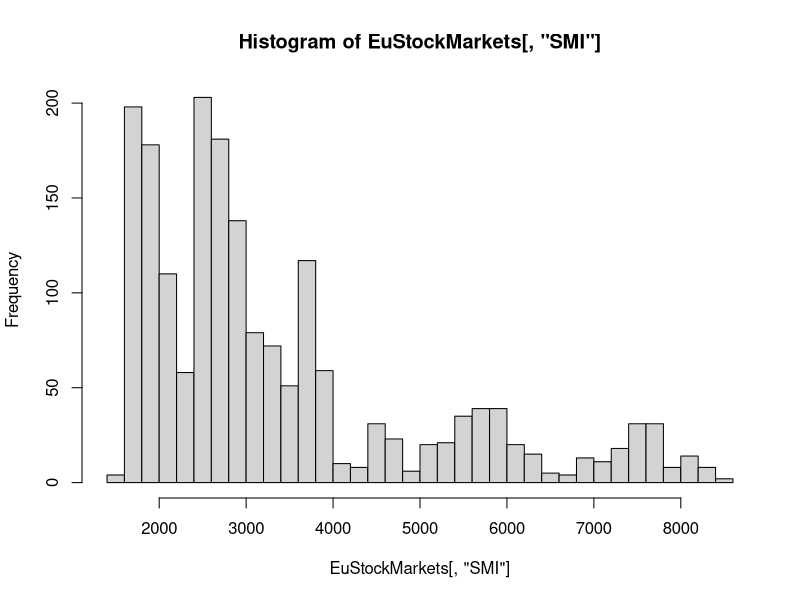
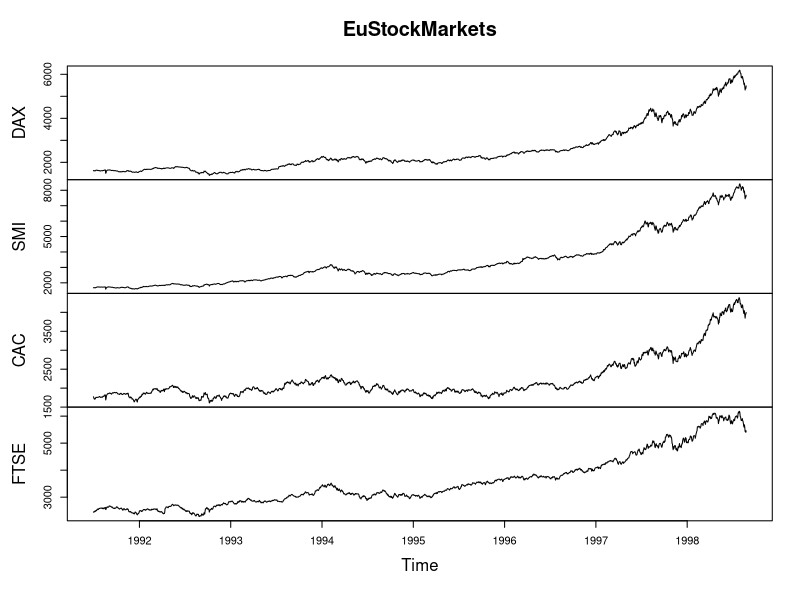
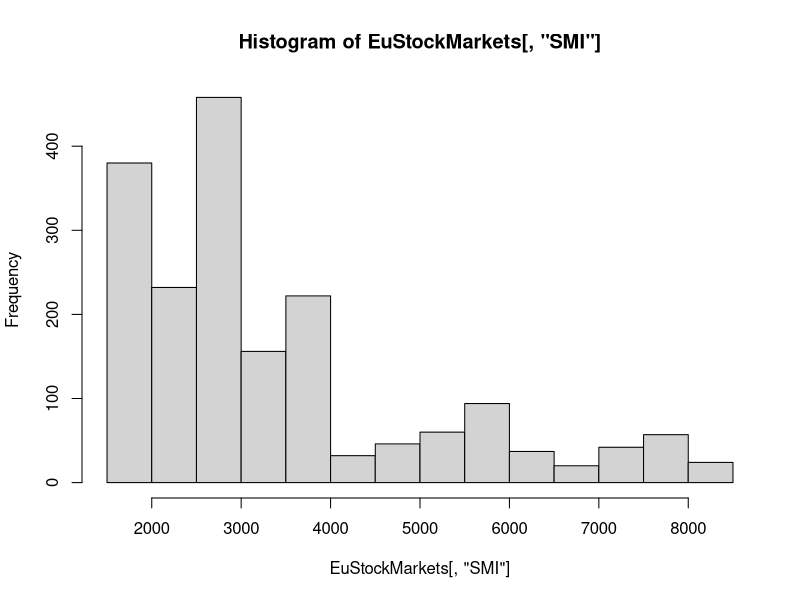
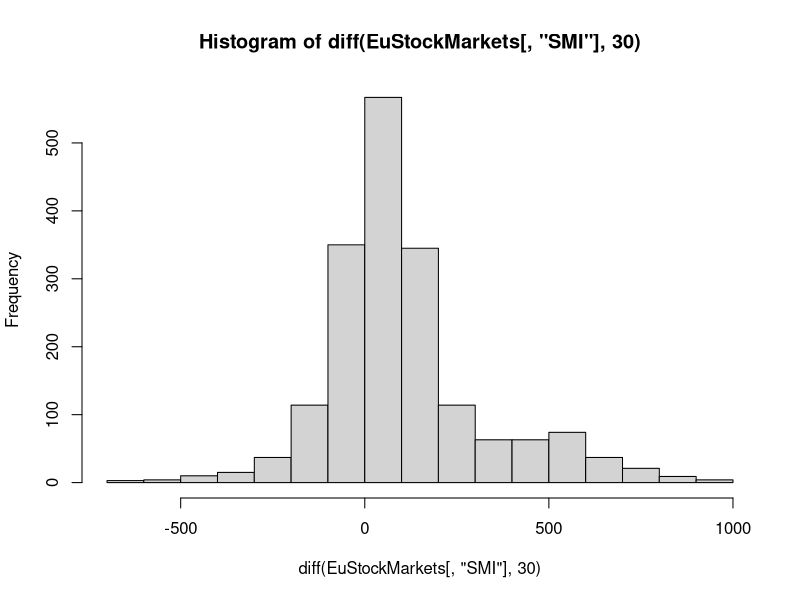
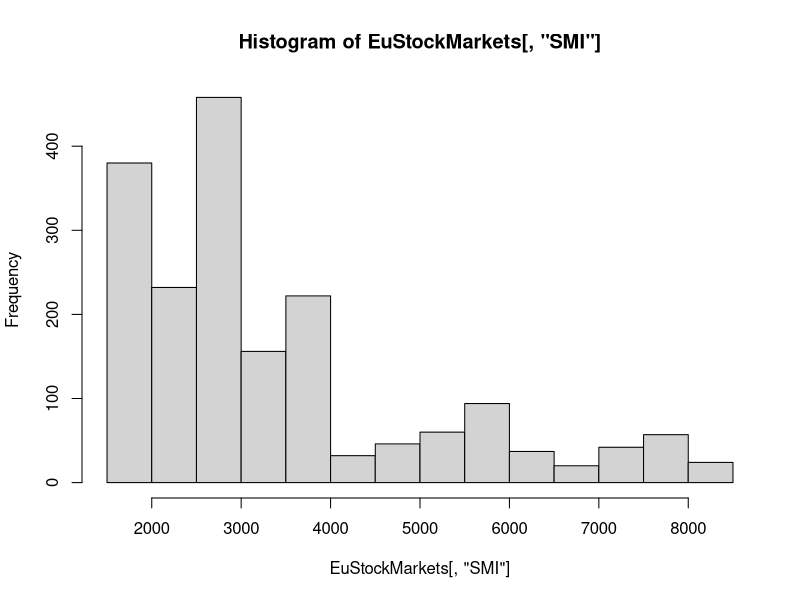
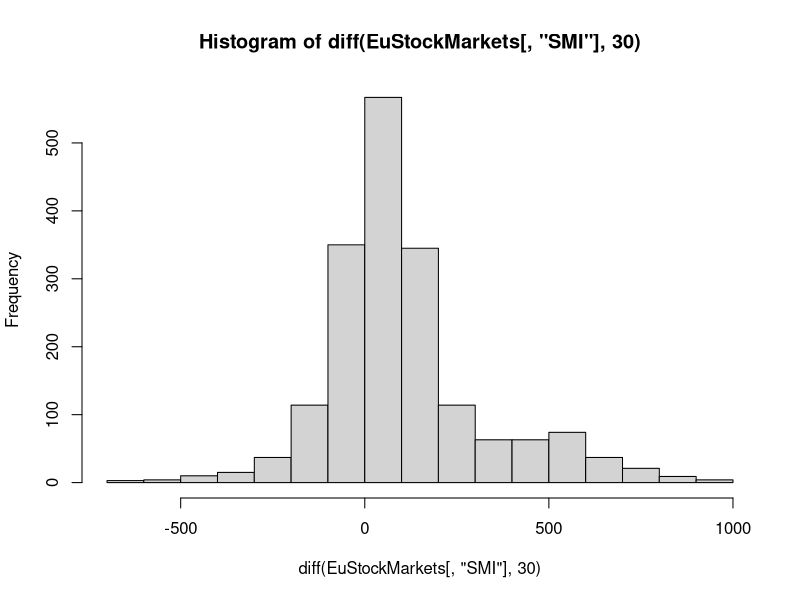
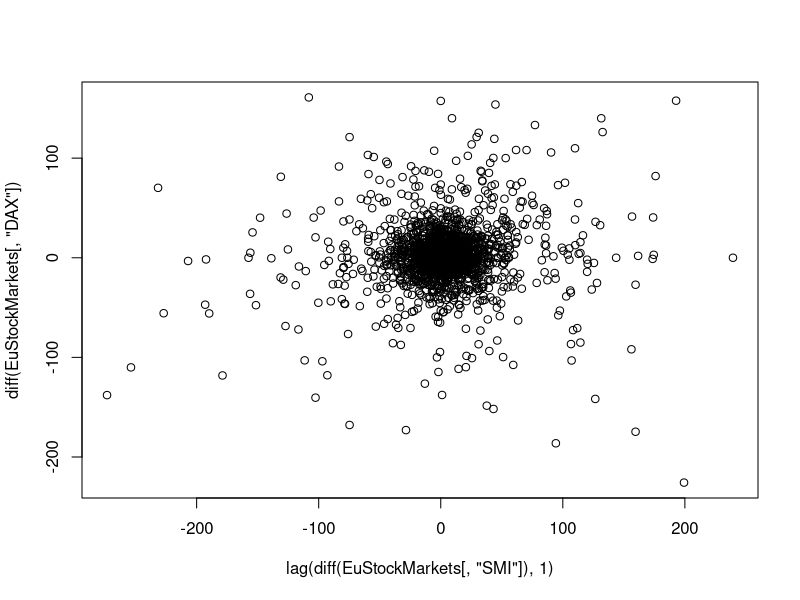

Recreate these plots in R, in order.
## ---- chunk 1

## ---- chunk 2

## ---- chunk 3
class(EuStockMarkets)
## ---- chunk 4
window(EuStockMarkets, start=1991, end=1998)
## ---- chunk 5
hist(EuStockMarkets[,"SMI"],30)
## ---- chunk 6
plot(EuStockMarkets)
## ---- chunk 7
hist(EuStockMarkets[,"SMI"])
hist(diff(EuStockMarkets[, "SMI"],30))
## ---- chunk 8
hist(EuStockMarkets[,"SMI"])
hist(diff(EuStockMarkets[, "SMI"],30))
## ---- chunk 9
plot(lag(diff(EuStockMarkets[,"SMI"]),1),diff(EuStockMarkets[,"DAX"]))
## ---- chunk 10
